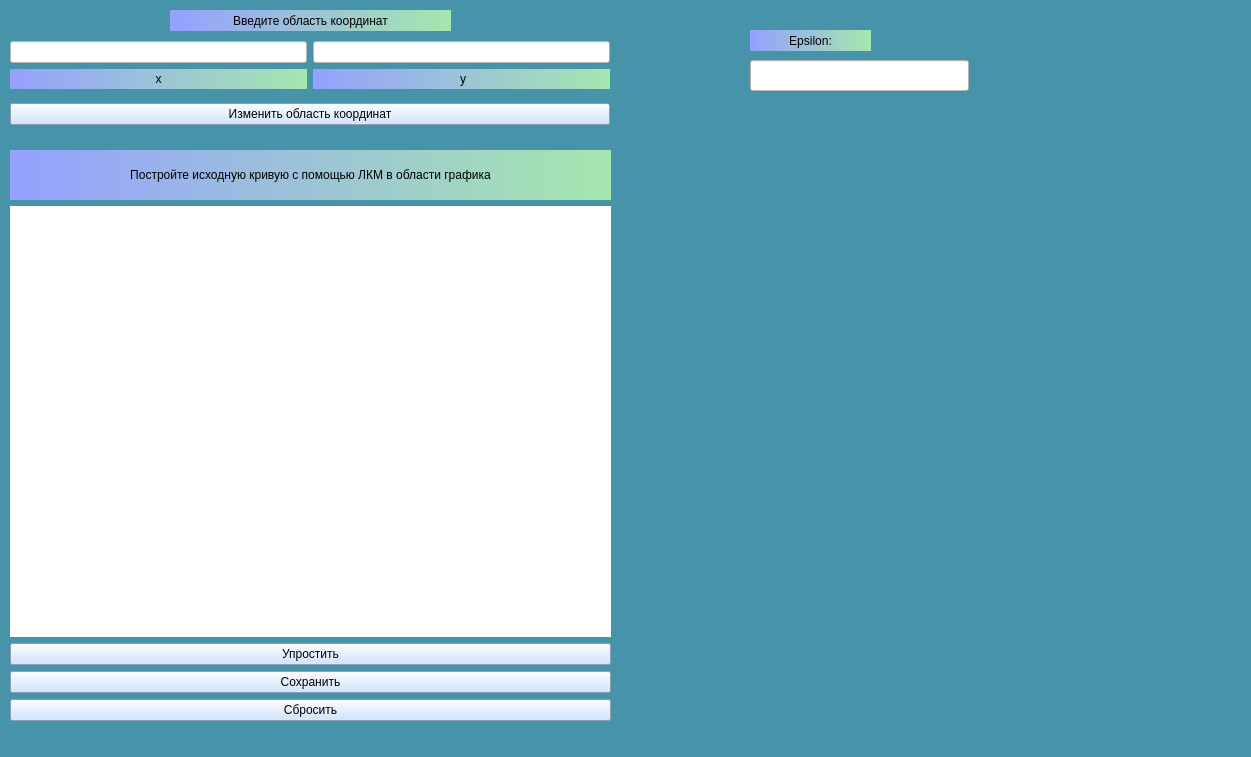
<?xml version="1.0" encoding="UTF-8"?>
<ui version="4.0">
 <class>MainWindow</class>
 <widget class="QMainWindow" name="MainWindow">
  <property name="windowModality">
   <enum>Qt::NonModal</enum>
  </property>
  <property name="enabled">
   <bool>true</bool>
  </property>
  <property name="geometry">
   <rect>
    <x>0</x>
    <y>0</y>
    <width>1251</width>
    <height>757</height>
   </rect>
  </property>
  <property name="sizePolicy">
   <sizepolicy hsizetype="Preferred" vsizetype="Preferred">
    <horstretch>0</horstretch>
    <verstretch>0</verstretch>
   </sizepolicy>
  </property>
  <property name="mouseTracking">
   <bool>false</bool>
  </property>
  <property name="windowTitle">
   <string>Algorithm Ramer-Douglas-Peucker </string>
  </property>
  <property name="windowIcon">
   <iconset>
    <normaloff>../../Pictures/RDP_str.png</normaloff>
    <normalon>../../Pictures/RDP_str.png</normalon>
    <disabledoff>../../Pictures/RDP_str.png</disabledoff>
    <disabledon>../../Pictures/RDP_str.png</disabledon>
    <activeoff>../../Pictures/RDP_str.png</activeoff>
    <activeon>../../Pictures/RDP_str.png</activeon>
    <selectedoff>../../Pictures/RDP_str.png</selectedoff>
    <selectedon>../../Pictures/RDP_str.png</selectedon>../../Pictures/RDP_str.png</iconset>
  </property>
  <property name="styleSheet">
   <string notr="true">
background-color: rgb(71, 147, 170);</string>
  </property>
  <widget class="QWidget" name="centralwidget">
   <widget class="QWidget" name="verticalLayoutWidget">
    <property name="geometry">
     <rect>
      <x>10</x>
      <y>150</y>
      <width>601</width>
      <height>571</height>
     </rect>
    </property>
    <layout class="QVBoxLayout" name="verticalLayout">
     <item>
      <widget class="QLabel" name="label_vvedite_2">
       <property name="maximumSize">
        <size>
         <width>1000</width>
         <height>50</height>
        </size>
       </property>
       <property name="styleSheet">
        <string notr="true">background-color: qlineargradient(spread:pad, x1:0, y1:0, x2:1, y2:0, stop:0 rgba(149, 160, 255, 255), stop:1 rgba(164, 231, 174, 255));
</string>
       </property>
       <property name="text">
        <string>Постройте исходную кривую с помощью ЛКМ в области графика</string>
       </property>
       <property name="alignment">
        <set>Qt::AlignCenter</set>
       </property>
      </widget>
     </item>
     <item>
      <widget class="MplWidget" name="MplWidget" native="true">
       <property name="styleSheet">
        <string notr="true">background-color: rgb(255, 255, 255);</string>
       </property>
      </widget>
     </item>
     <item>
      <widget class="QPushButton" name="Button_generate">
       <property name="styleSheet">
        <string notr="true">
background-color: rgb(198, 221, 255);</string>
       </property>
       <property name="text">
        <string>Упростить</string>
       </property>
      </widget>
     </item>
     <item>
      <widget class="QPushButton" name="Button_save">
       <property name="styleSheet">
        <string notr="true">
background-color: rgb(198, 221, 255);</string>
       </property>
       <property name="text">
        <string>Сохранить</string>
       </property>
      </widget>
     </item>
     <item>
      <widget class="QPushButton" name="Button_clear">
       <property name="styleSheet">
        <string notr="true">
background-color: rgb(198, 221, 255);</string>
       </property>
       <property name="text">
        <string>Сбросить</string>
       </property>
      </widget>
     </item>
    </layout>
   </widget>
   <widget class="QWidget" name="verticalLayoutWidget_3">
    <property name="geometry">
     <rect>
      <x>10</x>
      <y>33</y>
      <width>600</width>
      <height>101</height>
     </rect>
    </property>
    <layout class="QVBoxLayout" name="verticalLayout_3">
     <item>
      <layout class="QHBoxLayout" name="horizontalLayout">
       <item>
        <layout class="QVBoxLayout" name="verticalLayout_8">
         <item>
          <widget class="QLineEdit" name="line_x">
           <property name="sizeIncrement">
            <size>
             <width>4</width>
             <height>4</height>
            </size>
           </property>
           <property name="styleSheet">
            <string notr="true">
background-color: rgb(255, 255, 255);
gridline-color: rgb(255, 0, 255);
border-color: rgb(0, 170, 255);</string>
           </property>
          </widget>
         </item>
         <item>
          <widget class="QLabel" name="label_x">
           <property name="maximumSize">
            <size>
             <width>16777215</width>
             <height>20</height>
            </size>
           </property>
           <property name="styleSheet">
            <string notr="true">background-color: qlineargradient(spread:pad, x1:0, y1:0, x2:1, y2:0, stop:0 rgba(149, 160, 255, 255), stop:1 rgba(164, 231, 174, 255));
</string>
           </property>
           <property name="text">
            <string>x</string>
           </property>
           <property name="alignment">
            <set>Qt::AlignCenter</set>
           </property>
          </widget>
         </item>
        </layout>
       </item>
       <item>
        <layout class="QVBoxLayout" name="verticalLayout_9">
         <item>
          <widget class="QLineEdit" name="line_y">
           <property name="sizeIncrement">
            <size>
             <width>5</width>
             <height>5</height>
            </size>
           </property>
           <property name="styleSheet">
            <string notr="true">background-color: rgb(255, 255, 255);
gridline-color: rgb(255, 0, 255);
border-color: rgb(0, 170, 255);</string>
           </property>
          </widget>
         </item>
         <item>
          <widget class="QLabel" name="label_y">
           <property name="maximumSize">
            <size>
             <width>16777215</width>
             <height>20</height>
            </size>
           </property>
           <property name="styleSheet">
            <string notr="true">background-color: qlineargradient(spread:pad, x1:0, y1:0, x2:1, y2:0, stop:0 rgba(149, 160, 255, 255), stop:1 rgba(164, 231, 174, 255));
</string>
           </property>
           <property name="text">
            <string> у</string>
           </property>
           <property name="alignment">
            <set>Qt::AlignCenter</set>
           </property>
          </widget>
         </item>
        </layout>
       </item>
      </layout>
     </item>
     <item>
      <widget class="QPushButton" name="pushButton">
       <property name="styleSheet">
        <string notr="true">
background-color: rgb(198, 221, 255);</string>
       </property>
       <property name="text">
        <string>Изменить область координат</string>
       </property>
      </widget>
     </item>
    </layout>
   </widget>
   <widget class="QLabel" name="label_vvedite">
    <property name="geometry">
     <rect>
      <x>170</x>
      <y>10</y>
      <width>281</width>
      <height>21</height>
     </rect>
    </property>
    <property name="maximumSize">
     <size>
      <width>1000</width>
      <height>50</height>
     </size>
    </property>
    <property name="styleSheet">
     <string notr="true">background-color: qlineargradient(spread:pad, x1:0, y1:0, x2:1, y2:0, stop:0 rgba(149, 160, 255, 255), stop:1 rgba(164, 231, 174, 255));
</string>
    </property>
    <property name="text">
     <string>Введите область координат</string>
    </property>
    <property name="alignment">
     <set>Qt::AlignCenter</set>
    </property>
   </widget>
   <widget class="QLineEdit" name="line_e">
    <property name="geometry">
     <rect>
      <x>750</x>
      <y>60</y>
      <width>219</width>
      <height>31</height>
     </rect>
    </property>
    <property name="styleSheet">
     <string notr="true">background-color: rgb(255, 255, 255);</string>
    </property>
   </widget>
   <widget class="QLabel" name="label_e">
    <property name="geometry">
     <rect>
      <x>750</x>
      <y>30</y>
      <width>121</width>
      <height>21</height>
     </rect>
    </property>
    <property name="styleSheet">
     <string notr="true">background-color: qlineargradient(spread:pad, x1:0, y1:0, x2:1, y2:0, stop:0 rgba(149, 160, 255, 255), stop:1 rgba(164, 231, 174, 255));
</string>
    </property>
    <property name="text">
     <string>Epsilon:</string>
    </property>
    <property name="alignment">
     <set>Qt::AlignCenter</set>
    </property>
   </widget>
  </widget>
 </widget>
 <customwidgets>
  <customwidget>
   <class>MplWidget</class>
   <extends>QWidget</extends>
   <header>mplwidget.h</header>
   <container>1</container>
  </customwidget>
 </customwidgets>
 <resources/>
 <connections/>
</ui>
